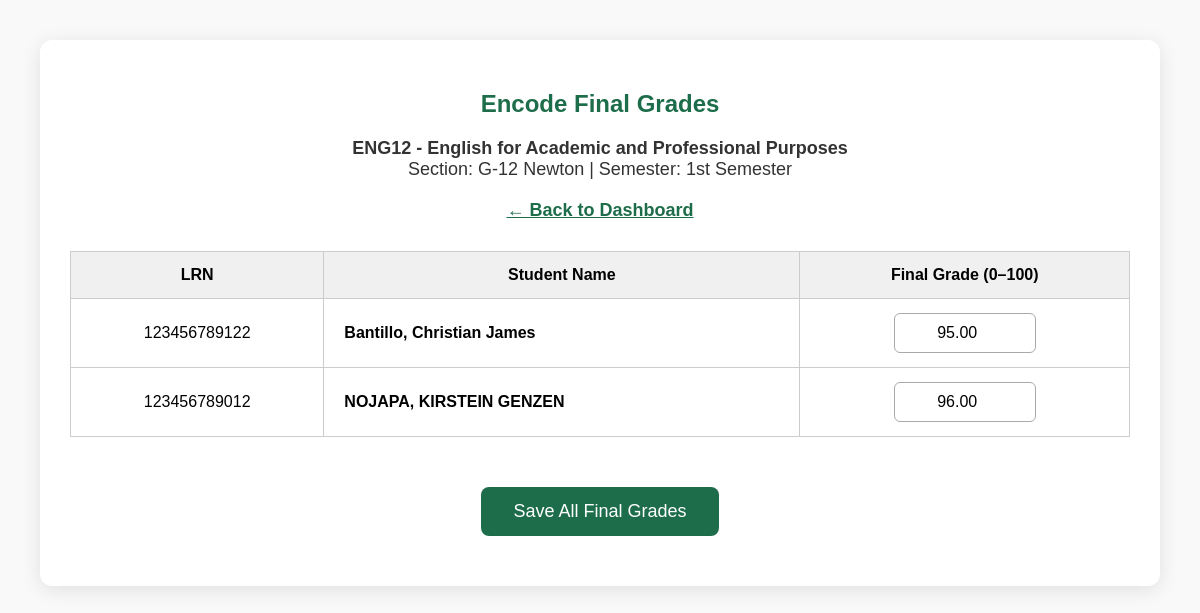
The page /pages/teacher/encode_grades.php?ss=6 (signed in) on the database its author committed.
### tables this page shows
CREATE TABLE `subjects` (
  `subject_id` int(11) NOT NULL,
  `school_id` int(11) NOT NULL,
  `subject_code` varchar(50) DEFAULT NULL,
  `subject_name` varchar(255) DEFAULT NULL,
  `units` decimal(5,2) DEFAULT NULL,
  `subject_type` enum('core','applied','specialized') DEFAULT NULL
);

CREATE TABLE `sections` (
  `section_id` int(11) NOT NULL,
  `school_year_id` int(11) NOT NULL,
  `name` varchar(100) DEFAULT NULL,
  `created_by_teacher_id` int(11) NOT NULL,
  `adviser_teacher_id` int(11) DEFAULT NULL
);

CREATE TABLE `semesters` (
  `semester_id` int(11) NOT NULL,
  `school_year_id` int(11) NOT NULL,
  `name` varchar(50) DEFAULT NULL,
  `sort_order` int(11) DEFAULT NULL
);

CREATE TABLE `enrollments` (
  `enrollment_id` int(11) NOT NULL,
  `student_id` int(11) NOT NULL,
  `section_subject_id` int(11) NOT NULL,
  `semester_id` int(11) NOT NULL,
  `attempt_no` int(11) DEFAULT 1,
  `enrolled_at` timestamp NOT NULL DEFAULT current_timestamp()
);

CREATE TABLE `students` (
  `student_id` int(11) NOT NULL,
  `user_id` int(11) NOT NULL,
  `lrn` varchar(50) DEFAULT NULL,
  `first_name` varchar(100) DEFAULT NULL,
  `last_name` varchar(100) DEFAULT NULL,
  `birthdate` date DEFAULT NULL,
  `address` text DEFAULT NULL,
  `status` enum('active','graduated','archived','dropped') DEFAULT 'active'
);

CREATE TABLE `grades` (
  `grade_id` int(11) NOT NULL,
  `enrollment_id` int(11) NOT NULL,
  `final_grade` decimal(5,2) DEFAULT NULL,
  `is_final` tinyint(1) DEFAULT 0,
  `created_at` timestamp NOT NULL DEFAULT current_timestamp()
);

### pages/teacher/encode_grades.php (the view, shortened to what this page needs)
<?php
require_once '../../includes/auth.php';
$section_subject_id = (int)($_GET['ss'] ?? 0);
$stmt = $pdo->prepare("
    SELECT
        sec.name AS section_name,
        subj.subject_name,
        subj.subject_code,
        sem.name AS semester_name
    FROM section_subjects ss
    JOIN sections sec ON ss.section_id = sec.section_id
    JOIN subjects subj ON ss.subject_id = subj.subject_id
    JOIN semesters sem ON sec.school_year_id = sem.school_year_id
    WHERE ss.section_subject_id = ?
");
$stmt->execute([$section_subject_id]);
$class_info = $stmt->fetch();
$stmt = $pdo->prepare("
    SELECT sem.semester_id
    FROM section_subjects ss
    JOIN sections sec ON ss.section_id = sec.section_id
    JOIN school_years sy ON sec.school_year_id = sy.school_year_id
    JOIN semesters sem ON sy.school_year_id = sem.school_year_id
    WHERE ss.section_subject_id = ?
    LIMIT 1
");
$stmt->execute([$section_subject_id]);
$semester_row = $stmt->fetch();
$semester_id = $semester_row['semester_id'] ?? 0;
$stmt = $pdo->prepare("
    SELECT
        e.enrollment_id,
        s.student_id,
        s.lrn,
        s.first_name,
        s.last_name,
        g.final_grade
    FROM enrollments e
    JOIN students s ON e.student_id = s.student_id
    LEFT JOIN grades g ON e.enrollment_id = g.enrollment_id
    WHERE e.section_subject_id = ?
      AND e.semester_id = ?
    ORDER BY s.last_name, s.first_name
");
$stmt->execute([$section_subject_id, $semester_id]);
$students = $stmt->fetchAll();
?>
<!DOCTYPE html>
<html lang="en">
<head>
</head>
<body>
    <div class="container">
        <h2>Encode Final Grades</h2>
        <p class="info">
            <strong><?= htmlspecialchars($class_info['subject_code'] . ' - ' . $class_info['subject_name']) ?></strong><br>
            Section: <?= htmlspecialchars($class_info['section_name']) ?> |
            Semester: <?= htmlspecialchars($class_info['semester_name']) ?>
        </p>
        <div class="back">
            <a href="dashboard.php">← Back to Dashboard</a>
        </div>
        <?php if (empty($students)): ?>
            <p style="text-align:center; color:#d32f2f; font-size:18px;">
                No students enrolled in this subject for <?= htmlspecialchars($class_info['semester_name']) ?>.
            </p>
        <?php else: ?>
            <form method="post">
                <table>
                    <thead>
                        <tr>
                            <th>LRN</th>
                            <th>Student Name</th>
                            <th>Final Grade (0–100)</th>
                        </tr>
                    </thead>
                    <tbody>
                        <?php foreach ($students as $stu): ?>
                            <tr>
                                <td><?= htmlspecialchars($stu['lrn']) ?></td>
                                <td style="text-align:left; padding-left:20px;">
                                    <strong><?= htmlspecialchars($stu['last_name'] . ', ' . $stu['first_name']) ?></strong>
                                </td>
                                <td>
                                    <input type="number"
                                        name="grades[<?= $stu['enrollment_id'] ?>]"
                                        value="<?= $stu['final_grade'] !== null ? number_format($stu['final_grade'], 2) : '' ?>"
                                        min="0"
                                        max="100"
                                        step="0.01"
                                        placeholder="e.g. 90.50"
                                        required>
                                </td>
                            </tr>
                        <?php endforeach; ?>
                    </tbody>
                </table>
                <div style="text-align:center;">
                    <button type="submit" class="btn">Save All Final Grades</button>
                </div>
            </form>
        <?php endif; ?>
    </div>
</body>
</html>

### pages/teacher/encode_grades.php (style rules this page uses)
body { font-family: Arial, sans-serif; margin: 40px; background: #f9f9f9; }
.container { max-width: 1100px; margin: auto; background: white; padding: 30px; border-radius: 12px; box-shadow: 0 4px 20px rgba(0, 0, 0, 0.1); }
h2 { color: #1e6d4a; text-align: center; }
p.info { text-align: center; font-size: 18px; margin: 10px 0; color: #333; }
table { width: 100%; border-collapse: collapse; margin: 30px 0; }
th, td { padding: 14px; border: 1px solid #ccc; text-align: center; }
th { background: #f0f0f0; font-weight: bold; }
input[type="number"] { width: 120px; padding: 10px; font-size: 16px; text-align: center; border: 1px solid #aaa; border-radius: 6px; }
.btn { background: #1e6d4a; color: white; padding: 14px 32px; border: none; border-radius: 8px; font-size: 18px; cursor: pointer; margin: 20px 0; }
.back { text-align: center; margin: 20px 0; }
.back a { color: #1e6d4a; font-weight: bold; font-size: 18px; }

### rows shown on the page
subjects: subject_code+subject_name "ENG12 - English for Academic and Professional Purposes"
sections: name "G-12 Newton"
semesters: name "1st Semester"
enrollments: student.lrn "123456789122", student.first_name "Bantillo, Christian James", final_grade "95.00"
enrollments: student.lrn "123456789012", student.first_name "NOJAPA, KIRSTEIN GENZEN", final_grade "96.00"
